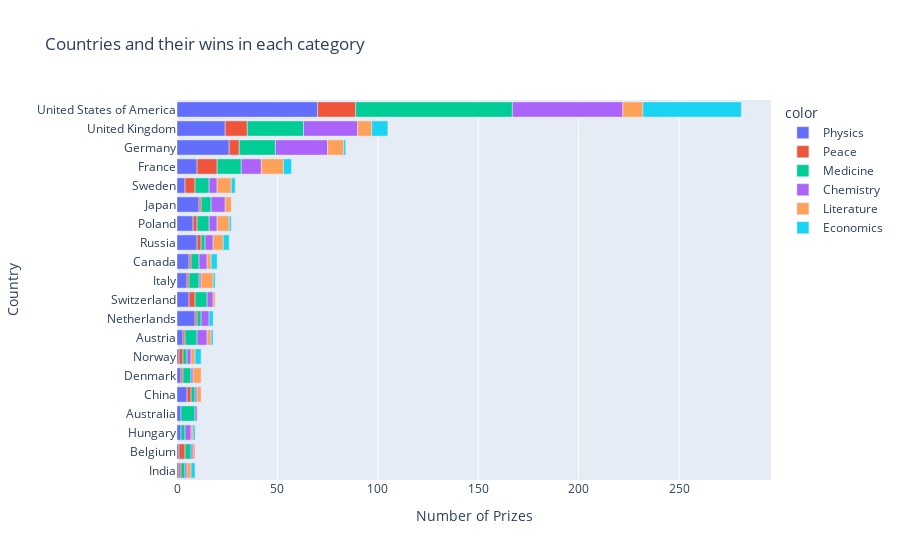

Notebook code cell kept with this figure:
### Code cell
count_cat = px.bar(x=merged_df.Cat_wins,
                  y=merged_df.Country,
                  color = merged_df.Category,
                  orientation='h',
                  title='Countries and their wins in each category')
count_cat.update_layout(xaxis_title='Number of Prizes',
                        yaxis_title='Country')
count_cat.show()

### Figure 1 — Plotly figure (JSON) as saved in the notebook; plotly's stock layout.template omitted (floating-point values rounded to 4 significant figures)
{"data": [{"alignmentgroup": "True", "hovertemplate": "color=Physics<br>x=%{x}<br>y=%{y}<extra></extra>", "legendgroup": "Physics", "marker": {"color": "#636efa", "pattern": {"shape": ""}}, "name": "Physics", "offsetgroup": "Physics", "orientation": "h", "showlegend": true, "textposition": "auto", "type": "bar", "x": [1, 1, 2, 2, 5, 2, 1, 3, 9, 6, 5, 6, 10, 8, 11, 4, 10, 26, 24, 70], "xaxis": "x", "y": ["India", "Belgium", "Hungary", "Australia", "China", "Denmark", "Norway", "Austria", "Netherlands", "Switzerland", "Italy", "Canada", "Russia", "Poland", "Japan", "Sweden", "France", "Germany", "United Kingdom", "United States of America"], "yaxis": "y"}, {"alignmentgroup": "True", "hovertemplate": "color=Peace<br>x=%{x}<br>y=%{y}<extra></extra>", "legendgroup": "Peace", "marker": {"color": "#EF553B", "pattern": {"shape": ""}}, "name": "Peace", "offsetgroup": "Peace", "orientation": "h", "showlegend": true, "textposition": "auto", "type": "bar", "x": [1, 3, 2, 1, 2, 1, 1, 1, 3, 1, 2, 1, 2, 5, 10, 5, 11, 19], "xaxis": "x", "y": ["India", "Belgium", "China", "Denmark", "Norway", "Austria", "Netherlands", "Italy", "Switzerland", "Canada", "Russia", "Japan", "Poland", "Sweden", "France", "Germany", "United Kingdom", "United States of America"], "yaxis": "y"}, {"alignmentgroup": "True", "hovertemplate": "color=Medicine<br>x=%{x}<br>y=%{y}<extra></extra>", "legendgroup": "Medicine", "marker": {"color": "#00cc96", "pattern": {"shape": ""}}, "name": "Medicine", "offsetgroup": "Medicine", "orientation": "h", "showlegend": true, "textposition": "auto", "type": "bar", "x": [3, 2, 2, 7, 4, 2, 2, 6, 2, 6, 5, 4, 2, 6, 5, 7, 12, 18, 28, 78], "xaxis": "x", "y": ["Belgium", "Hungary", "India", "Australia", "Denmark", "China", "Norway", "Austria", "Netherlands", "Switzerland", "Italy", "Canada", "Russia", "Poland", "Japan", "Sweden", "France", "Germany", "United Kingdom", "United States of America"], "yaxis": "y"}, {"alignmentgroup": "True", "hovertemplate": "color=Chemistry<br>x=%{x}<br>y=%{y}<extra></extra>", "legendgroup": "Chemistry", "marker": {"color": "#ab63fa", "pattern": {"shape": ""}}, "name": "Chemistry", "offsetgroup": "Chemistry", "orientation": "h", "showlegend": true, "textposition": "auto", "type": "bar", "x": [1, 3, 1, 1, 1, 1, 2, 5, 4, 1, 3, 4, 4, 7, 4, 4, 10, 26, 27, 55], "xaxis": "x", "y": ["Belgium", "Hungary", "India", "Australia", "China", "Denmark", "Norway", "Austria", "Netherlands", "Italy", "Switzerland", "Canada", "Russia", "Japan", "Poland", "Sweden", "France", "Germany", "United Kingdom", "United States of America"], "yaxis": "y"}, {"alignmentgroup": "True", "hovertemplate": "color=Literature<br>x=%{x}<br>y=%{y}<extra></extra>", "legendgroup": "Literature", "marker": {"color": "#FFA15A", "pattern": {"shape": ""}}, "name": "Literature", "offsetgroup": "Literature", "orientation": "h", "showlegend": true, "textposition": "auto", "type": "bar", "x": [1, 1, 2, 2, 2, 4, 2, 1, 6, 2, 5, 3, 6, 7, 11, 8, 7, 10], "xaxis": "x", "y": ["Belgium", "Hungary", "India", "Norway", "China", "Denmark", "Austria", "Switzerland", "Italy", "Canada", "Russia", "Japan", "Poland", "Sweden", "France", "Germany", "United Kingdom", "United States of America"], "yaxis": "y"}, {"alignmentgroup": "True", "hovertemplate": "color=Economics<br>x=%{x}<br>y=%{y}<extra></extra>", "legendgroup": "Economics", "marker": {"color": "#19d3f3", "pattern": {"shape": ""}}, "name": "Economics", "offsetgroup": "Economics", "orientation": "h", "showlegend": true, "textposition": "auto", "type": "bar", "x": [1, 2, 3, 1, 2, 1, 3, 3, 1, 2, 4, 1, 8, 49], "xaxis": "x", "y": ["Hungary", "India", "Norway", "Austria", "Netherlands", "Italy", "Canada", "Russia", "Poland", "Sweden", "France", "Germany", "United Kingdom", "United States of America"], "yaxis": "y"}], "layout": {"barmode": "relative", "legend": {"title": {"text": "color"}, "tracegroupgap": 0}, "title": {"text": "Countries and their wins in each category"}, "xaxis": {"anchor": "y", "domain": [0, 1], "title": {"text": "Number of Prizes"}}, "yaxis": {"anchor": "x", "domain": [0, 1], "title": {"text": "Country"}}}}
